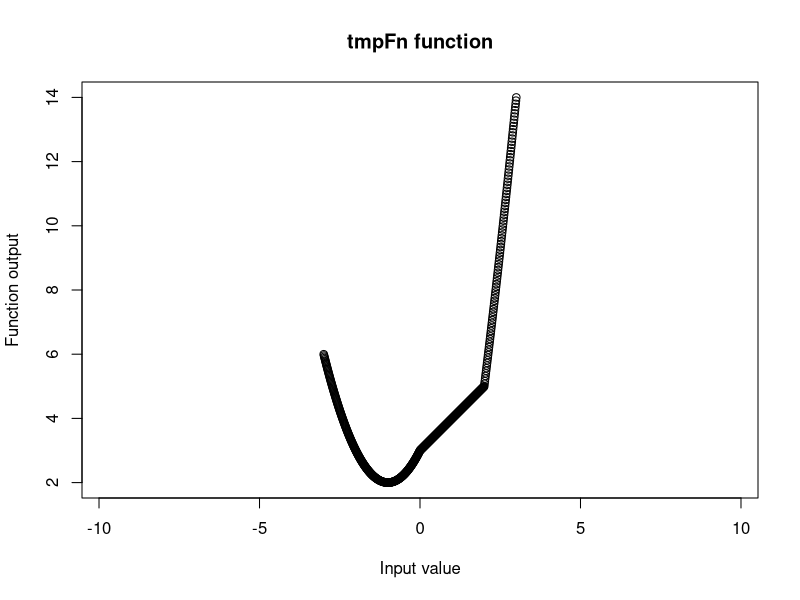

Source code (R):
#Problem 1

matfunc <- function(n,k) {
  diag(x = k, nrow = n, ncol = n)
}
matfunc(6,5)

rm(list = ls())

#Problem 2

tmpFn <- function(xVec) {
  ifelse(test = xVec < 0,
      yes = ((xVec^2) + (2*xVec) + 3),
      no = ifelse(test = 0 <= xVec & xVec < 2,
          yes = (xVec + 3),
          no = ((xVec^2) + (4* xVec) - 7)))
  }

xVec <- seq(from = -3, to = 3, by = .01)
yVec <- tmpFn(xVec)
plot(xVec, yVec, xlab = "Input value", ylab = "Function output", main = "tmpFn function", asp = 1)

rm(list = ls())

#Problem 3

gdc <- function(m,n) {
  firstm <- m
  firstn <- n
  r <- 1
  while (r != 0) {
    r <- m %% n
    m <- n
    n <- r
  }
print(c(firstm, firstn, m))
}

gdc(1420,95)

rm(list = ls())

#Problem 4

order.matrix <- function(mymat) {
ordvec <- sort(mymat)
indrow <- (rep(NA, length(ordvec)))
indcol <- (rep(NA, length(ordvec)))
for (i in 1:length(ordvec)) {
  rowcol <- which(mymat == ordvec[i], arr.ind = TRUE)
  indrow[i] <- rowcol[1,1]
  indcol[i] <- rowcol[1,2]
}
values <- data.frame(number = ordvec, rowindex = indrow, colindex = indcol)
return(values)
}

mymat <- matrix(rchisq(12, 1), nrow = 4)
order.matrix(mymat)

mymat <- matrix(rchisq(20, 1), nrow = 5)
order.matrix(mymat)